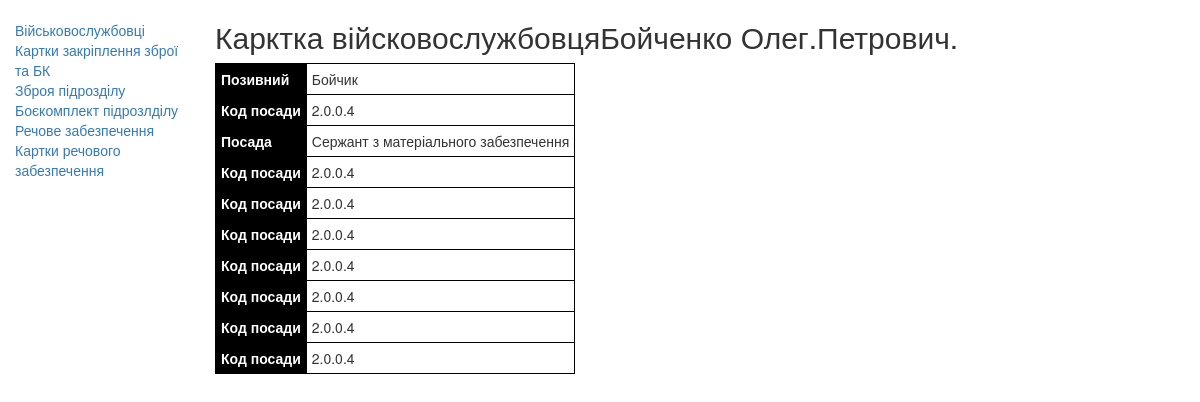
Page /index/soldier_card/11 on the earlier database version.
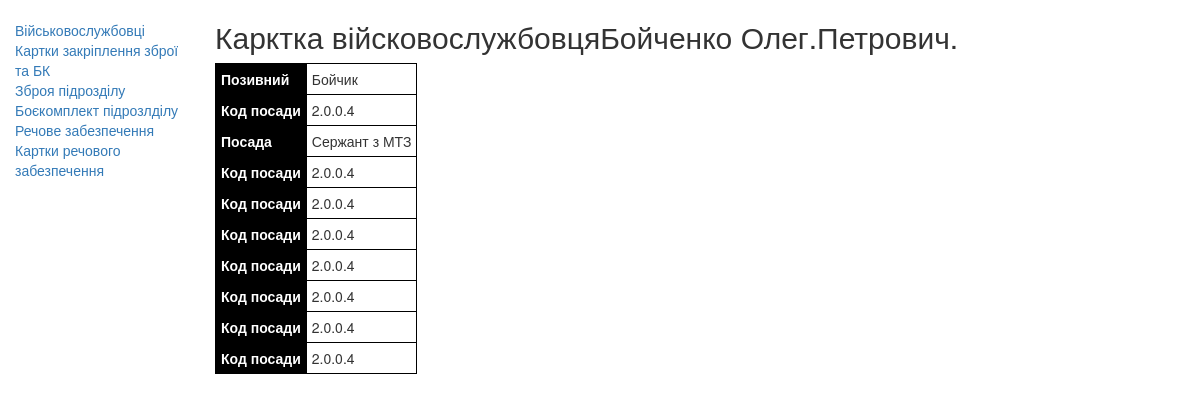
Same page on the later database version.
### evening/models.py (models this page shows, shortened)
class Soldiers(models.Model):
    slug = models.SlugField(max_length=50, unique=True, null=True,
                            verbose_name='Код посади')
    surname = models.CharField(max_length=50, verbose_name='Фамілія')
    name = models.CharField(max_length=50, verbose_name='Імʼя')
    fathers_name = models.CharField(max_length=50, verbose_name='По батькові')
    callsign = models.CharField(max_length=50, verbose_name='Позивний')
    position_name = models.CharField(
        max_length=50, null=True, verbose_name='Посада')
    mil_prof = models.CharField(max_length=50, null=True, verbose_name='ВОС')
    position_rank = models.CharField(
        max_length=50, null=True, verbose_name='Звання посади')
    rank = models.ForeignKey(
        'Ranks', on_delete=models.PROTECT, null=True, verbose_name='Звання')
    phone = models.CharField(max_length=13, null=True, verbose_name='Телефон')
    birth_date = models.DateField(null=True, verbose_name='Дата народження')
    tax_number = models.CharField(
        max_length=15, unique=True, null=True, verbose_name='ІПН')
    blood_type = models.CharField(
        max_length=10, null=True, verbose_name='Группа крові')
    addres = models.CharField(max_length=255, null=True, verbose_name='Адреса')
    complect_center = models.CharField(
        max_length=255, null=True, verbose_name='Центр комплектаціі')
    mob_date = models.DateField(null=True, verbose_name='Дата мобілізаціі')
    children = models.IntegerField(default=0, verbose_name='Діти')
    hight_s = models.IntegerField(default=0, verbose_name='Зріст')
    size = models.IntegerField(default=0, verbose_name='Розмір')
    boots_s = models.IntegerField(default=0, verbose_name='Взуття')
    head_s = models.IntegerField(default=0, verbose_name='Головний убор')
    def __str__(self):
        return f'{self.surname} {self.name}.{self.fathers_name}.'
    class Meta:
        verbose_name = 'Військовослужбовець'
        verbose_name_plural = 'Військовослужбовці'
        ordering = ['slug']

### evening/views.py (the view)
# urls.py: path('soldier_card/<int:pk>', SoldierCard.as_view(), name='soldier_card'),
class SoldierCard(DetailView):
    model = Soldiers
    template_name = 'evening/soldier_detaile.html'
    context_object_name = 'soldiers_card'

### evening/templates/evening/soldier_detaile.html (shortened to what this page needs)
{% extends "evening/base_generic.html" %}
{% block content %}
<h2>Карктка війсковослужбовця{{ soldiers_card }}</h2>
<table>
  <tbody>
    <tr>
      <th>Позивний
      <td>{{soldiers_card.callsign}}
    </tr>
    <tr>
      <th>Код посади
      <td>{{soldiers_card.slug}}
    </tr>
    <tr>
      <th>Посада
      <td>{{soldiers_card.position_name}}
    </tr>
    <tr>
      <th>Код посади
      <td>{{soldiers_card.slug}}
    </tr>
    <tr>
      <th>Код посади
      <td>{{soldiers_card.slug}}
    </tr>
    <tr>
      <th>Код посади
      <td>{{soldiers_card.slug}}
    </tr>
    <tr>
      <th>Код посади
      <td>{{soldiers_card.slug}}
    </tr>
    <tr>
      <th>Код посади
      <td>{{soldiers_card.slug}}
    </tr>
    <tr>
      <th>Код посади
      <td>{{soldiers_card.slug}}
    </tr>
    <tr>
      <th>Код посади
      <td>{{soldiers_card.slug}}
    </tr>
  </tbody>
</table>
{% endblock %}

### evening/templates/evening/base_generic.html (shortened to what this page needs)
<!DOCTYPE html>
<html lang="en">
<head>
  <link rel="stylesheet" href="https://maxcdn.bootstrapcdn.com/bootstrap/3.3.7/css/bootstrap.min.css">
  {% load static %}
  <link rel="stylesheet" href="{% static 'css/styles.css' %}">
</head>
<body>
  <div class="container-fluid">
    <div class="row">
      <div class="col-sm-2">
      {% block sidebar %}
      <ul class="sidebar-nav">
          <li><a href="{% url 'index' %}">Військовослужбовці</a></li>
          <li><a href="{}">Картки закріплення зброї та БК</a></li>
          <li><a href="{% url 'weapons' %}">Зброя підрозділу</a></li>
          <li><a href="{}">Боєкомплект підрозлділу</a></li>
          <li><a href="">Речове забезпечення</a></li>
          <li><a href="{}">Картки речового забезпечення</a></li>
      </ul>
     {% endblock %}
      </div>
      <div class="col-sm-9 ">
      {% block content %}{% endblock %}
      </div>
    </div>
  </div>
</body>
</html>

### evening/static/css/styles.css (style rules this page uses)
.sidebar-nav { margin-top: 20px; padding: 0; list-style: none; }

### evening/templates/evening/soldier_detaile.html (style rules this page uses)
TABLE {  border: 2px solid black; }
TD, TH { padding: 5px; border: 1px solid black; }
TH { text-align: left; background: black; color: white; }

Differences in the rows shown:
changed Soldiers "Бойченко Олег.Петрович.": position_name "Сержант з матеріального забезпечення" → "Сержант з МТЗ"
